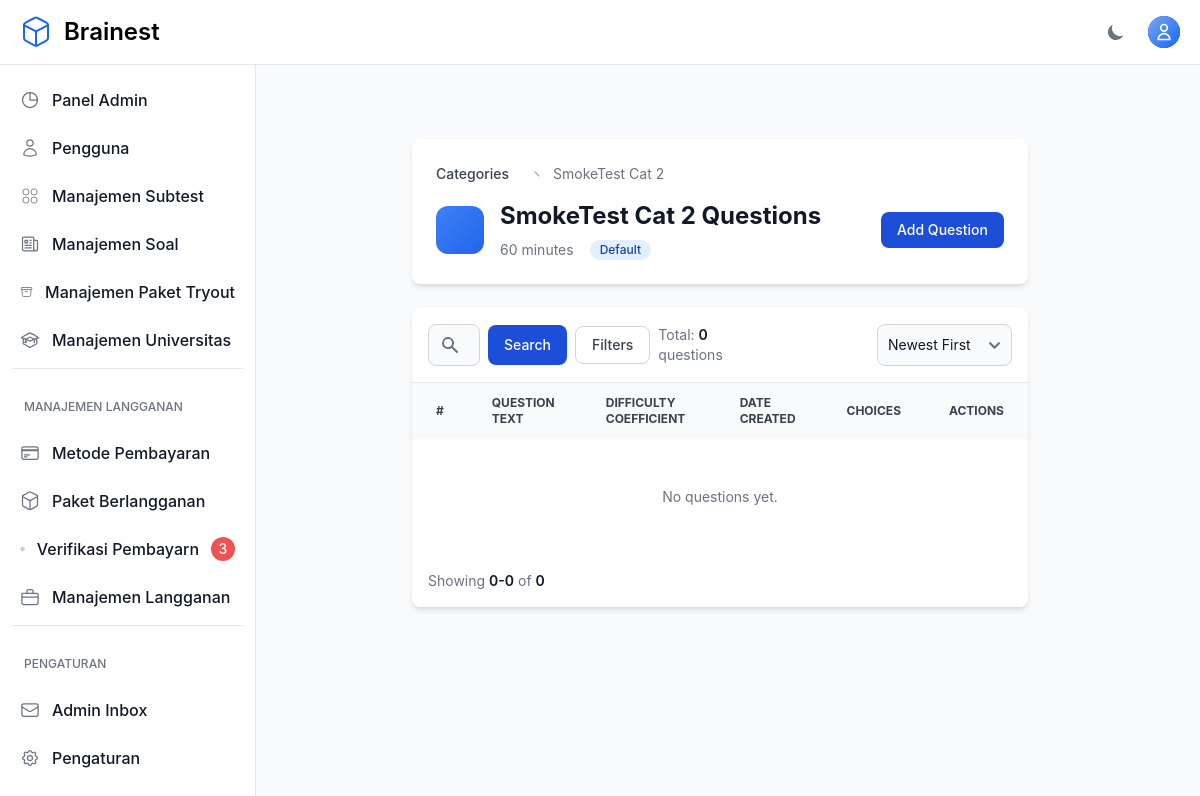
The app's page /teacher/categories/42/questions/ (signed in), older data.
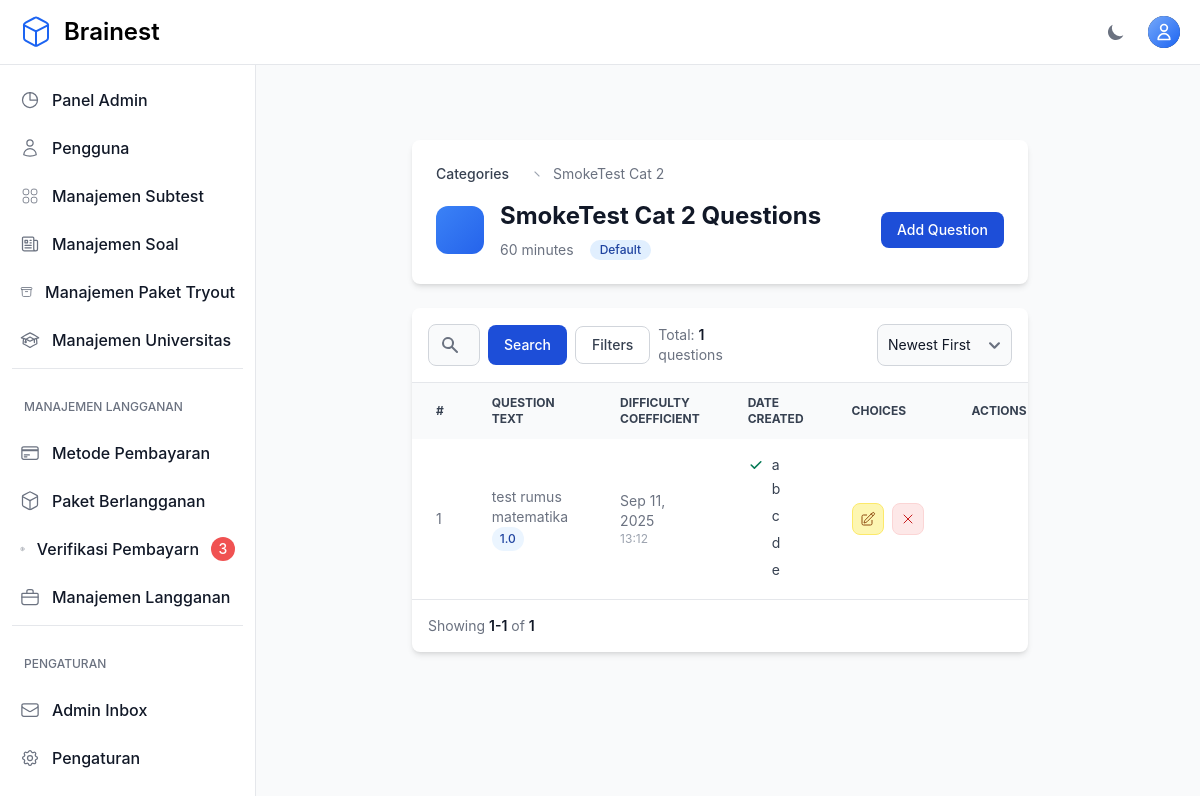
The same page, newer data.
### otosapp/models.py (models this page shows, shortened)
class Question(models.Model):
    QUESTION_TYPES = [
        ('multiple_choice', 'Pilihan Ganda'),
        ('essay', 'Isian/Essay'),
    ]
    question_text = models.TextField('Text')
    pub_date = models.DateTimeField('date published')
    category = models.ForeignKey(Category, on_delete=models.CASCADE)
    custom_weight = models.FloatField(default=0, help_text="Custom weight for scoring (0-100)")
    difficulty_coefficient = models.FloatField(default=1.0, help_text="UTBK difficulty coefficient (auto-calculated)")
    question_type = models.CharField(max_length=20, choices=QUESTION_TYPES, default='multiple_choice', help_text="Tipe soal: pilihan ganda atau isian")
    correct_answer_text = models.TextField(blank=True, null=True, help_text="Jawaban benar untuk soal isian (pisahkan dengan koma jika ada beberapa jawaban yang benar)")
    explanation = models.TextField(blank=True, null=True, help_text="Pembahasan atau penjelasan mengapa jawabannya demikian (opsional)")

class Choice(models.Model):
    question = models.ForeignKey(Question, on_delete=models.CASCADE, related_name='choices')
    choice_text = models.TextField('Text')
    choice_image = models.ImageField(upload_to='choice_images/', blank=True, null=True, storage=get_storage, max_length=500)
    is_correct = models.BooleanField(default=False)

### otosapp/views.py (the view)
# urls.py: path('teacher/categories/<int:category_id>/questions/', views.teacher_question_list, name='teacher_question_list'),
@login_required
@admin_or_teacher_required
def teacher_question_list(request, category_id):
    category = get_object_or_404(Category, id=category_id)
    if not (request.user.is_admin() or category.created_by == request.user or category.teachers.filter(pk=request.user.pk).exists()):
        raise PermissionDenied
    questions = Question.objects.filter(category=category).order_by('-pub_date')
    paginator = Paginator(questions, 10)
    page = request.GET.get('page')
    try:
        questions_page = paginator.page(page)
    except PageNotAnInteger:
        questions_page = paginator.page(1)
    except EmptyPage:
        questions_page = paginator.page(paginator.num_pages)
    return render(request, 'teacher/question_list.html', {'questions': questions_page, 'category': category})

### otosapp/context_processors.py (called while the page is built)
def sidebar_context(request):
    context = {}
    if request.user.is_authenticated and (request.user.is_superuser or request.user.is_admin()):
        pending_payments_count = PaymentProof.objects.filter(status='pending').count()
        context['pending_payments_count'] = pending_payments_count
    return context

### otosapp/models.py (called while the page is built)
    def is_admin(self):
        return self.role and self.role.role_name == 'Admin'

### otosapp/templates/teacher/question_list.html (shortened to what the changed rows need)
{% extends 'base.html' %}
{% block content %}
<section class="bg-gray-50 dark:bg-gray-900 p-3 sm:p-5 antialiased">
  <div class="mx-auto max-w-screen-xl px-4 lg:px-12">
    <div class="bg-white dark:bg-gray-800 relative shadow-md sm:rounded-lg overflow-hidden mb-6">
      <div class="p-6">
        <div class="flex flex-col lg:flex-row items-start lg:items-center justify-between space-y-4 lg:space-y-0">
          <div class="flex items-center space-x-4">
            <div>
              <h1 class="text-2xl font-bold text-gray-900 dark:text-white">{{ category.category_name }} Questions</h1>
            </div>
          </div>
        </div>
      </div>
    </div>
    <div class="bg-white dark:bg-gray-800 relative shadow-md sm:rounded-lg overflow-hidden">
      <div class="flex flex-col md:flex-row items-center justify-between space-y-3 md:space-y-0 md:space-x-4 p-4 border-b border-gray-200 dark:border-gray-700">
        <div class="w-full md:w-1/2">
          <form method="GET" class="flex items-center space-x-2">
            <div class="ml-auto text-sm text-gray-500">Total: <span class="font-semibold text-gray-900 dark:text-white">{{ questions.paginator.count }}</span> questions</div>
          </form>
        </div>
      </div>
      <div class="overflow-x-auto">
        <table class="w-full text-sm text-left text-gray-500 dark:text-gray-400">
          <thead class="text-xs text-gray-700 uppercase bg-gray-50 dark:bg-gray-700 dark:text-gray-400">
            <tr>
              <th scope="col" class="px-6 py-3">#</th>
              <th scope="col" class="px-6 py-3">Question Text</th>
              <th scope="col" class="px-6 py-3">Difficulty Coefficient</th>
              <th scope="col" class="px-6 py-3">Date Created</th>
              <th scope="col" class="px-6 py-3">Choices</th>
              <th scope="col" class="px-6 py-3">Actions</th>
            </tr>
          </thead>
          <tbody>
            {% for question in questions %}
            <tr class="border-b dark:border-gray-700 hover:bg-gray-50 dark:hover:bg-gray-700 transition-colors">
              <td class="px-6 py-4">{{ forloop.counter }}</td>
              <td class="px-6 py-4"><div class="prose dark:prose-invert max-w-none">{{ question.question_text|truncatechars:160|safe }}</div></td>
              <td class="px-6 py-4">
                <span class="inline-block px-2 py-1 rounded-full text-xs font-medium bg-blue-50 text-blue-800 dark:bg-blue-900 dark:text-blue-300">{{ question.difficulty_coefficient|default:question.custom_weight|default:'-' }}</span>
              </td>
              <td class="px-6 py-4 text-sm text-gray-500">{% if question.pub_date %}{{ question.pub_date|date:'M d, Y' }}<div class="text-xs text-gray-400">{{ question.pub_date|time:'H:i' }}</div>{% endif %}</td>
              <td class="px-6 py-4">
                <ul class="space-y-1">
                  {% for choice in question.choices.all %}
                  <li class="flex items-start space-x-2 text-sm">
                    <div class="flex-shrink-0 mt-0.5">{% if choice.is_correct %}<svg class="w-4 h-4 text-green-600" fill="currentColor" viewBox="0 0 20 20"><path fill-rule="evenodd" d="M16.707 5.293a1 1 0 010 1.414l-8 8a1 1 0 01-1.414 0l-4-4a1 1 0 011.414-1.414L8 12.586l7.293-7.293a1 1 0 011.414 0z" clip-rule="evenodd"></path></svg>{% else %}<span class="w-4 h-4 inline-block"></span>{% endif %}</div>
                    <div class="flex-1 text-gray-700 dark:text-gray-300">{{ choice.choice_text|truncatechars:120|safe }}</div>
                  </li>
                  {% endfor %}
                </ul>
              </td>
              <td class="px-6 py-4">
                <div class="flex items-center space-x-2">
                  <a href="{% url 'teacher_question_update' question.id %}" class="flex items-center justify-center w-8 h-8 text-sm font-medium text-yellow-700 bg-yellow-100 border border-yellow-200 rounded-lg hover:bg-yellow-200 dark:bg-yellow-900 dark:text-yellow-300 dark:border-yellow-700 dark:hover:bg-yellow-800" title="Edit">
                  </a>
                  <button type="button" onclick="confirmDelete('{{ question.id }}')" class="flex items-center justify-center w-8 h-8 text-sm font-medium text-red-700 bg-red-100 border border-red-200 rounded-lg hover:bg-red-200 dark:bg-red-900 dark:text-red-300 dark:border-red-700 dark:hover:bg-red-800" title="Delete">
                    <svg xmlns="http://www.w3.org/2000/svg" fill="none" viewBox="0 0 24 24" stroke-width="1.5" stroke="currentColor" class="w-4 h-4" fill="currentColor" viewBox="0 0 20 20"><path stroke-linecap="round" stroke-linejoin="round" d="M6 18 18 6M6 6l12 12" /></svg>
                  </button>
                </div>
              </td>
            </tr>
            {% empty %}
            <tr>
              <td colspan="6" class="px-6 py-12 text-center">
                <div class="flex flex-col items-center">
                  <span class="text-gray-500 dark:text-gray-400">No questions yet.</span>
                </div>
              </td>
            </tr>
            {% endfor %}
          </tbody>
        </table>
      </div>
      <nav class="flex flex-col md:flex-row justify-between items-start md:items-center space-y-3 md:space-y-0 p-4">
        <span class="text-sm font-normal text-gray-500 dark:text-gray-400">Showing <span class="font-semibold text-gray-900 dark:text-white">{{ questions.start_index }}-{{ questions.end_index }}</span> of <span class="font-semibold text-gray-900 dark:text-white">{{ questions.paginator.count }}</span></span>
      </nav>
    </div>
  </div>
</section>
{% endblock %}

Row changes from the older to the newer data that the page shows:
added Question: question_text "test rumus matematika", difficulty_coefficient "1.0", pub_date "Sep 11, 2025", pub_date "13:12"
added Choice: is_correct True (drawn), choice_text "a"
added Choice: choice_text "b"
added Choice: choice_text "c"
added Choice: choice_text "d"
added Choice: choice_text "e"
Text that changed along with them:
{{ questions.paginator.count }}: "0" → "1"
{{ questions.start_index }}: "0" → "1"
{{ questions.end_index }}: "0" → "1"
text no longer shown: "No questions yet."
